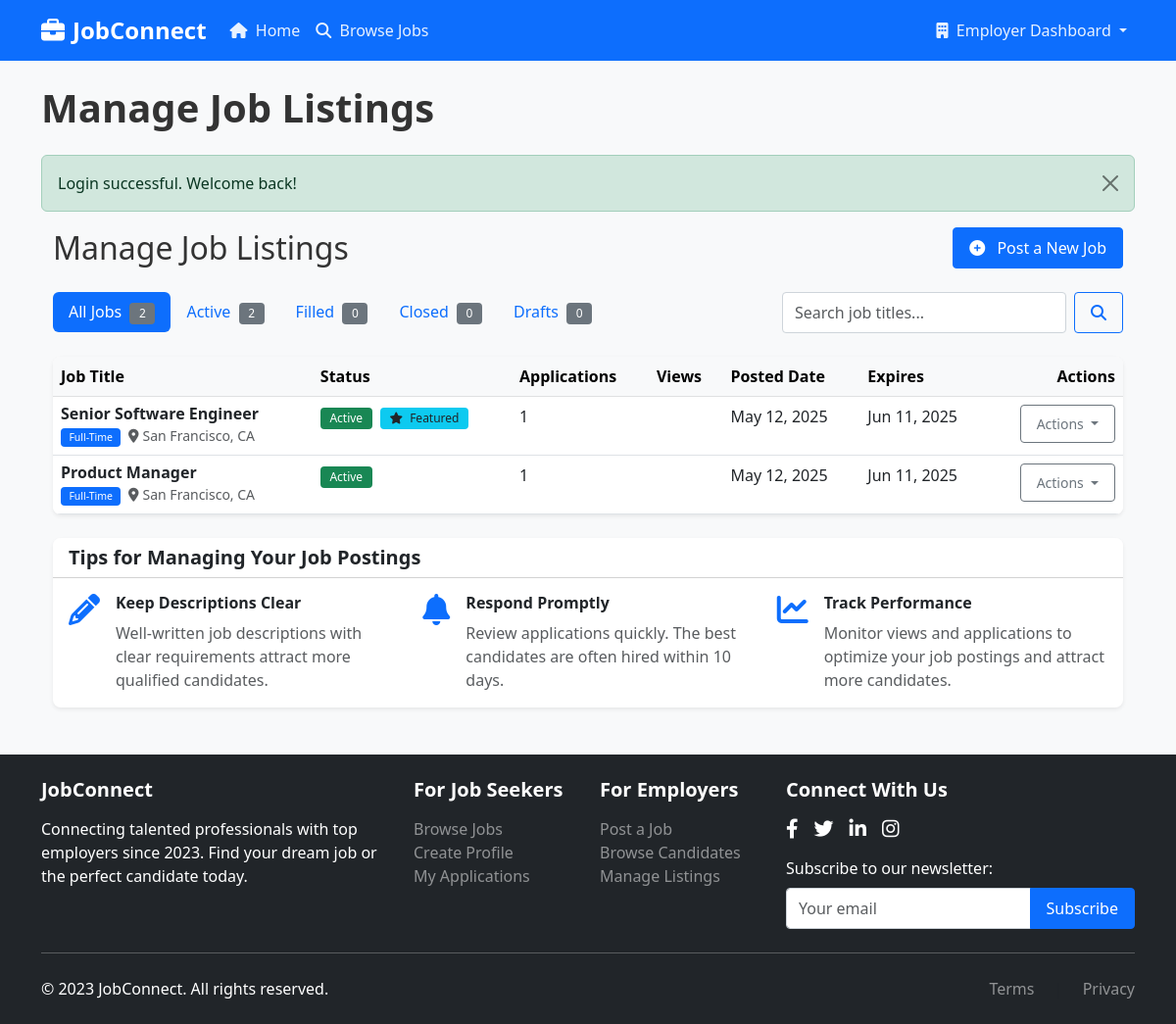
The app's page /employer/manage-jobs.php (signed in) with its own data.
### tables this page shows
CREATE TABLE IF NOT EXISTS `jobs` (
  `id` int(11) NOT NULL AUTO_INCREMENT,
  `employer_id` int(11) NOT NULL,
  `title` varchar(255) NOT NULL,
  `location` varchar(255) DEFAULT NULL,
  `job_type` varchar(50) DEFAULT NULL,
  `category` varchar(100) DEFAULT NULL,
  `description` text NOT NULL,
  `requirements` text DEFAULT NULL,
  `responsibilities` text DEFAULT NULL,
  `salary_min` decimal(10,2) DEFAULT NULL,
  `salary_max` decimal(10,2) DEFAULT NULL,
  `salary_period` varchar(20) DEFAULT NULL,
  `benefits` text DEFAULT NULL,
  `application_url` varchar(255) DEFAULT NULL,
  `featured` tinyint(1) NOT NULL DEFAULT 0,
  `status` enum('draft','active','expired','closed') NOT NULL DEFAULT 'active',
  `created_at` timestamp NOT NULL DEFAULT CURRENT_TIMESTAMP,
  `updated_at` timestamp NOT NULL DEFAULT CURRENT_TIMESTAMP ON UPDATE CURRENT_TIMESTAMP,
  `expires_at` datetime NOT NULL,
  PRIMARY KEY (`id`),
  KEY `employer_id` (`employer_id`),
  CONSTRAINT `jobs_ibfk_1` FOREIGN KEY (`employer_id`) REFERENCES `employers` (`id`) ON DELETE CASCADE
);

### includes/functions.php (called while the page is built, shortened)
<?php
function formatDate($date, $format = 'M j, Y') {
    $timestamp = strtotime($date);
    return date($format, $timestamp);
}
function getEmploymentTypes() {
    return [
        'full-time' => 'Full-Time',
        'full_time' => 'Full-Time',
        'part-time' => 'Part-Time',
        'part_time' => 'Part-Time',
        'contract' => 'Contract',
        'temporary' => 'Temporary',
        'internship' => 'Internship',
        'remote' => 'Remote',
        'freelance' => 'Freelance'
    ];
}
?>

### employer/manage-jobs.php (the view, shortened to what this page needs)
<?php
$page_header = "Manage Job Listings";
require_once '../config/db.php';
require_once '../includes/functions.php';
$status = isset($_GET['status']) ? sanitizeInput($_GET['status']) : '';
$search = isset($_GET['search']) ? sanitizeInput($_GET['search']) : '';
$page = isset($_GET['page']) ? intval($_GET['page']) : 1;
$per_page = 10;
$offset = ($page - 1) * $per_page;
$query = "SELECT j.*,
         (SELECT COUNT(*) FROM applications a WHERE a.job_id = j.id) as applications
         FROM jobs j
         WHERE j.employer_id = ?";
$params = [$_SESSION['user_id']];
$types = "i";
$query .= " ORDER BY j.created_at DESC LIMIT ?, ?";
$params[] = $offset;
$params[] = $per_page;
$types .= "ii";
$stmt = $conn->prepare($query);
$stmt->bind_param($types, ...$params);
$stmt->execute();
$result = $stmt->get_result();
$status_counts_query = "SELECT
                        SUM(CASE WHEN status = 'active' THEN 1 ELSE 0 END) as active_count,
                        SUM(CASE WHEN status = 'filled' THEN 1 ELSE 0 END) as filled_count,
                        SUM(CASE WHEN status = 'closed' THEN 1 ELSE 0 END) as closed_count,
                        SUM(CASE WHEN status = 'draft' THEN 1 ELSE 0 END) as draft_count
                        FROM jobs
                        WHERE employer_id = ?";
$stmt = $conn->prepare($status_counts_query);
$stmt->bind_param("i", $_SESSION['user_id']);
$stmt->execute();
$counts_result = $stmt->get_result();
$status_counts = $counts_result->fetch_assoc();
include_once '../includes/header.php';
?>
<div class="container mb-5">
    <div class="d-flex justify-content-between align-items-center mb-4">
        <h1 class="h2 mb-0"><?php echo $page_header; ?></h1>
        <a href="post-job.php" class="btn btn-primary">
            <i class="fas fa-plus-circle me-2"></i> Post a New Job
        </a>
    </div>
    <div class="row mb-4">
        <div class="col-md-8">
            <ul class="nav nav-pills">
                <li class="nav-item">
                    <a class="nav-link <?php echo empty($status) ? 'active' : ''; ?>" href="<?php echo htmlspecialchars($_SERVER['PHP_SELF']); ?>">
                        All Jobs <span class="badge bg-secondary ms-1"><?php echo array_sum($status_counts); ?></span>
                    </a>
                </li>
                <li class="nav-item">
                    <a class="nav-link <?php echo $status === 'active' ? 'active' : ''; ?>" href="?status=active">
                        Active <span class="badge bg-secondary ms-1"><?php echo $status_counts['active_count']; ?></span>
                    </a>
                </li>
                <li class="nav-item">
                    <a class="nav-link <?php echo $status === 'filled' ? 'active' : ''; ?>" href="?status=filled">
                        Filled <span class="badge bg-secondary ms-1"><?php echo $status_counts['filled_count']; ?></span>
                    </a>
                </li>
                <li class="nav-item">
                    <a class="nav-link <?php echo $status === 'closed' ? 'active' : ''; ?>" href="?status=closed">
                        Closed <span class="badge bg-secondary ms-1"><?php echo $status_counts['closed_count']; ?></span>
                    </a>
                </li>
                <li class="nav-item">
                    <a class="nav-link <?php echo $status === 'draft' ? 'active' : ''; ?>" href="?status=draft">
                        Drafts <span class="badge bg-secondary ms-1"><?php echo $status_counts['draft_count']; ?></span>
                    </a>
                </li>
            </ul>
        </div>
        <div class="col-md-4">
            <form action="<?php echo htmlspecialchars($_SERVER['PHP_SELF']); ?>" method="get" class="d-flex">
                <input type="text" class="form-control me-2" name="search" placeholder="Search job titles..." value="<?php echo htmlspecialchars($search); ?>">
                <button type="submit" class="btn btn-outline-primary">
                    <i class="fas fa-search"></i>
                </button>
            </form>
        </div>
    </div>
    <div class="card border-0 shadow-sm">
        <div class="card-body p-0">
            <?php if($result && $result->num_rows > 0): ?>
                <div class="table-responsive">
                    <table class="table table-hover mb-0">
                        <thead class="table-light">
                            <tr>
                                <th scope="col">Job Title</th>
                                <th scope="col">Status</th>
                                <th scope="col">Applications</th>
                                <th scope="col">Views</th>
                                <th scope="col">Posted Date</th>
                                <th scope="col">Expires</th>
                                <th scope="col" class="text-end">Actions</th>
                            </tr>
                        </thead>
                        <tbody>
                            <?php while($job = $result->fetch_assoc()): ?>
                                <tr>
                                    <td>
                                        <div>
                                            <h6 class="mb-0"><?php echo htmlspecialchars($job['title']); ?></h6>
                                            <small class="text-muted">
                                                <?php if($job['job_type']): ?>
                                                    <span class="badge bg-primary me-1"><?php echo htmlspecialchars(getEmploymentTypes()[$job['job_type']]); ?></span>
                                                <?php endif; ?>
                                                <?php if($job['location']): ?>
                                                    <i class="fas fa-map-marker-alt me-1"></i><?php echo htmlspecialchars($job['location']); ?>
                                                <?php endif; ?>
                                            </small>
                                        </div>
                                    </td>
                                    <td>
                                        <?php
                                        $status_badges = [
                                            'active' => 'bg-success',
                                            'filled' => 'bg-primary',
                                            'closed' => 'bg-secondary',
                                            'draft' => 'bg-warning text-dark'
                                        ];
                                        $badge_class = isset($status_badges[$job['status']]) ? $status_badges[$job['status']] : 'bg-secondary';
                                        ?>
                                        <span class="badge <?php echo $badge_class; ?>">
                                            <?php echo ucfirst($job['status']); ?>
                                        </span>
                                        <?php if($job['featured']): ?>
                                            <span class="badge bg-info text-dark ms-1">
                                                <i class="fas fa-star me-1"></i> Featured
                                            </span>
                                        <?php endif; ?>
                                    </td>
                                    <td><?php echo $job['applications']; ?></td>
                                    <td><?php echo $job['views']; ?></td>
                                    <td><?php echo formatDate($job['created_at']); ?></td>
                                    <td>
                                        <?php if($job['status'] === 'active'): ?>
                                            <?php
                                            $expires_date = new DateTime($job['expires_at']);
                                            $now = new DateTime();
                                            $days_remaining = $now->diff($expires_date)->days;
                                            if($expires_date < $now): ?>
                                                <span class="text-danger">Expired</span>
                                            <?php elseif($days_remaining <= 5): ?>
                                                <span class="text-warning"><?php echo $days_remaining; ?> day<?php echo $days_remaining != 1 ? 's' : ''; ?> left</span>
                                            <?php else: ?>
                                                <?php echo formatDate($job['expires_at']); ?>
                                            <?php endif; ?>
                                        <?php else: ?>
                                            <span class="text-muted">—</span>
                                        <?php endif; ?>
                                    </td>
                                    <td class="text-end">
                                        <div class="dropdown">
                                            <button class="btn btn-sm btn-outline-secondary dropdown-toggle" type="button" id="jobAction<?php echo $job['id']; ?>" data-bs-toggle="dropdown" aria-expanded="false">
                                                Actions
                                            </button>
                                        </div>
                                    </td>
                                </tr>
                            <?php endwhile; ?>
                        </tbody>
                    </table>
                </div>
            <?php endif; ?>
        </div>
    </div>
    <div class="card border-0 shadow-sm mt-4">
        <div class="card-header bg-white">
            <h5 class="mb-0">Tips for Managing Your Job Postings</h5>
        </div>
        <div class="card-body">
            <div class="row">
                <div class="col-md-4 mb-3 mb-md-0">
                    <div class="d-flex">
                        <div class="me-3 text-primary">
                            <i class="fas fa-pencil-alt fa-2x"></i>
                        </div>
                        <div>
                            <h6>Keep Descriptions Clear</h6>
                            <p class="text-muted mb-0">Well-written job descriptions with clear requirements attract more qualified candidates.</p>
                        </div>
                    </div>
                </div>
                <div class="col-md-4 mb-3 mb-md-0">
                    <div class="d-flex">
                        <div class="me-3 text-primary">
                            <i class="fas fa-bell fa-2x"></i>
                        </div>
                        <div>
                            <h6>Respond Promptly</h6>
                            <p class="text-muted mb-0">Review applications quickly. The best candidates are often hired within 10 days.</p>
                        </div>
                    </div>
                </div>
                <div class="col-md-4">
                    <div class="d-flex">
                        <div class="me-3 text-primary">
                            <i class="fas fa-chart-line fa-2x"></i>
                        </div>
                        <div>
                            <h6>Track Performance</h6>
                            <p class="text-muted mb-0">Monitor views and applications to optimize your job postings and attract more candidates.</p>
                        </div>
                    </div>
                </div>
            </div>
        </div>
    </div>
</div>
<?php
include_once '../includes/footer.php';
?>

### assets/css/style.css (style rules this page uses)
:root { --primary: #0d6efd; --primary-dark: #0a58ca; --secondary: #6c757d; --success: #198754; --info: #0dcaf0; --warning: #ffc107; --danger: #dc3545; --light: #f8f9fa; --dark: #212529; --body-bg: #f8f9fa; --card-border-radius: 0.5rem; --transition-speed: 0.3s; }
body { font-family: 'Segoe UI', Roboto, 'Helvetica Neue', Arial, sans-serif; background-color: var(--body-bg); color: #333; line-height: 1.5; }
h1, h2, h3, h4, h5, h6 { font-weight: 600; line-height: 1.2; }
.card { border-radius: var(--card-border-radius); box-shadow: 0 4px 6px rgba(0, 0, 0, 0.05); transition: transform var(--transition-speed), box-shadow var(--transition-speed); overflow: hidden; }
.card-header { font-weight: 600; background-color: rgba(13, 110, 253, 0.05); }
.badge { font-weight: 500; border-radius: 4px; padding: 0.4em 0.8em; }
.form-control, .form-select { border-radius: 0.25rem; padding: 0.5rem 0.75rem; border: 1px solid #ced4da; }
.btn { font-weight: 500; padding: 0.5rem 1rem; border-radius: 0.25rem; transition: all 0.2s; }
.btn-primary { background-color: var(--primary); border-color: var(--primary); }
.btn-outline-primary { color: var(--primary); border-color: var(--primary); }

### records on screen
jobs: title "Senior Software Engineer", job_type "Full-Time", location "San Francisco, CA", status "Active", featured 1 (drawn), applications "1", created_at "May 12, 2025", expires_at "Jun 11, 2025"
jobs: title "Product Manager", job_type "Full-Time", location "San Francisco, CA", status "Active", applications "1", created_at "May 12, 2025", expires_at "Jun 11, 2025"

### other values on screen
$page_header "Manage Job Listings"
$_SESSION['message'] "Login successful. Welcome back!"
array_sum($status_counts) "2"
$status_counts['active_count'] "2"
$status_counts['filled_count'] "0"
$status_counts['closed_count'] "0"
$status_counts['draft_count'] "0"
